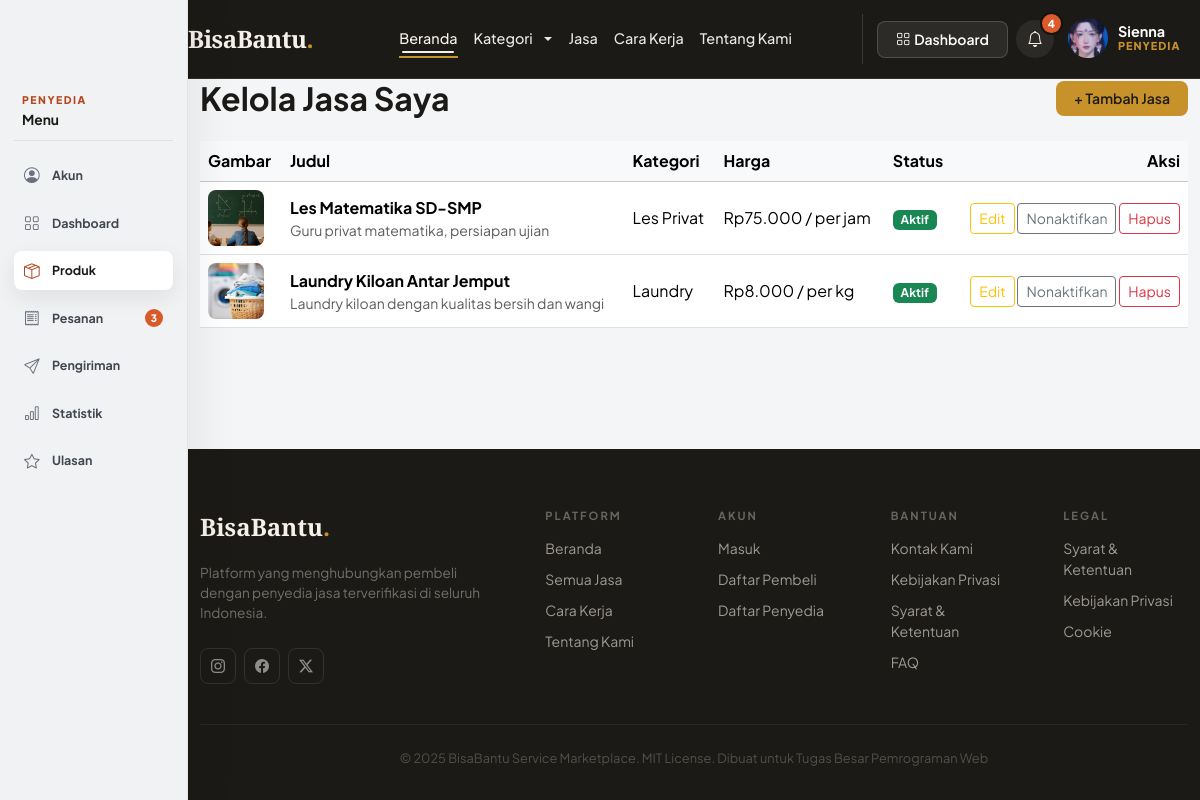
Page /index.php?page=provider_services (signed in) on the committed database.
### tables this page shows
CREATE TABLE `services` (
  `id` int NOT NULL AUTO_INCREMENT,
  `provider_id` int NOT NULL,
  `category_id` int NOT NULL,
  `title` varchar(200) NOT NULL,
  `description` text NOT NULL,
  `price` decimal(12,2) NOT NULL,
  `price_unit` varchar(20) DEFAULT 'per unit',
  `estimated_duration` varchar(50) DEFAULT NULL,
  `location` varchar(255) NOT NULL,
  `image` varchar(255) DEFAULT NULL,
  `is_active` tinyint(1) DEFAULT '1',
  `created_at` timestamp NOT NULL DEFAULT CURRENT_TIMESTAMP,
  `updated_at` timestamp NOT NULL DEFAULT CURRENT_TIMESTAMP ON UPDATE CURRENT_TIMESTAMP,
  PRIMARY KEY (`id`),
  KEY `provider_id` (`provider_id`),
  KEY `category_id` (`category_id`),
  CONSTRAINT `services_ibfk_1` FOREIGN KEY (`provider_id`) REFERENCES `users` (`id`) ON DELETE CASCADE,
  CONSTRAINT `services_ibfk_2` FOREIGN KEY (`category_id`) REFERENCES `categories` (`id`) ON DELETE RESTRICT
);

CREATE TABLE `categories` (
  `id` int NOT NULL AUTO_INCREMENT,
  `name` varchar(50) NOT NULL,
  `description` text,
  `created_at` timestamp NOT NULL DEFAULT CURRENT_TIMESTAMP,
  PRIMARY KEY (`id`)
);

### models/ServiceModel.php (called while the page is built, shortened)
<?php
class ServiceModel {
    private $pdo;
    public function __construct($pdo) {
        $this->pdo = $pdo;
    }
    public function getByProvider($provider_id) {
        $stmt = $this->pdo->prepare('
            SELECT s.*, c.name as category_name
            FROM services s
            JOIN categories c ON s.category_id = c.id
            WHERE s.provider_id = ?
            ORDER BY s.created_at DESC
        ');
        $stmt->execute([$provider_id]);
        return $stmt->fetchAll();
    }
}

### helpers/functions.php (called while the page is built, shortened)
<?php
function base_url($path = '') {
    $scheme = (!empty($_SERVER['HTTPS']) && $_SERVER['HTTPS'] !== 'off') ? 'https' : 'http';
    $host = $_SERVER['HTTP_HOST'] ?? 'localhost';
    $scriptDir = rtrim(dirname($_SERVER['SCRIPT_NAME']), '/\\');
    $base = $scheme . '://' . $host . $scriptDir;
    return rtrim($base, '/\\') . '/' . ltrim($path, '/\\');
}
function e($value) {
    return htmlspecialchars($value, ENT_QUOTES, 'UTF-8');
}
function format_rupiah($amount) {
    return 'Rp' . number_format((float) $amount, 0, ',', '.');
}

### views/penyedia/services.php (the view, shortened to what this page needs)
<?php
require_once __DIR__ . '/../../models/ServiceModel.php';
$serviceModel = new ServiceModel($pdo);
$services = $serviceModel->getByProvider($_SESSION['user']['id']);
?>
<div class="container">
    <div class="d-flex justify-content-between align-items-center gap-3 flex-wrap">
        <h2 class="fw-bold mb-0">Kelola Jasa Saya</h2>
        <button class="btn btn-primary-custom" data-bs-toggle="modal" data-bs-target="#addModal">+ Tambah Jasa</button>
    </div>
    <div class="table-responsive mt-4">
        <table class="table align-middle">
            <thead class="table-light">
                <tr>
                    <th>Gambar</th>
                    <th>Judul</th>
                    <th>Kategori</th>
                    <th>Harga</th>
                    <th>Status</th>
                    <th class="text-end">Aksi</th>
                </tr>
            </thead>
            <tbody>
                <?php if (empty($services)): ?>
                    <tr><td colspan="6" class="text-center text-muted py-4">Belum ada jasa. Tambahkan layanan pertama Anda.</td></tr>
                <?php else: ?>
                    <?php foreach ($services as $service): ?>
                        <?php $imagePath = $service['image'] ? 'assets/uploads/services/' . $service['image'] : ''; ?>
                        <tr>
                            <td>
                                <?php if ($imagePath && is_file(__DIR__ . '/../../' . $imagePath)): ?>
                                    <img src="<?= e(base_url($imagePath)) ?>" alt="<?= e($service['title']) ?>" style="width:56px;height:56px;object-fit:cover;border-radius:8px;">
                                <?php else: ?>
                                    <i class="bi bi-image fs-3 text-muted"></i>
                                <?php endif; ?>
                            </td>
                            <td>
                                <strong><?= e($service['title']) ?></strong>
                                <div class="small text-muted"><?= e(mb_strimwidth($service['description'], 0, 70, '...')) ?></div>
                            </td>
                            <td><?= e($service['category_name']) ?></td>
                            <td><?= e(format_rupiah($service['price'])) ?> / <?= e($service['price_unit']) ?></td>
                            <td>
                                <?php if ((int) $service['is_active'] === 1): ?>
                                    <span class="badge bg-success">Aktif</span>
                                <?php else: ?>
                                    <span class="badge bg-secondary">Nonaktif</span>
                                <?php endif; ?>
                            </td>
                            <td class="text-end">
                                <button class="btn btn-sm btn-outline-warning" data-bs-toggle="modal" data-bs-target="#editModal<?= (int) $service['id'] ?>">Edit</button>
                                <a class="btn btn-sm btn-outline-secondary" href="<?= base_url('index.php?page=service&action=toggle&id=' . (int) $service['id'] . '&status=' . ((int) $service['is_active'] === 1 ? 0 : 1)) ?>">
                                    <?= (int) $service['is_active'] === 1 ? 'Nonaktifkan' : 'Aktifkan' ?>
                                </a>
                                <a class="btn btn-sm btn-outline-danger" href="<?= base_url('index.php?page=service&action=delete&id=' . (int) $service['id']) ?>" onclick="return confirm('Hapus jasa ini?')">Hapus</a>
                            </td>
                        </tr>
                    <?php endforeach; ?>
                <?php endif; ?>
            </tbody>
        </table>
    </div>
</div>

### rows in the picture
services: image (picture), title "Les Matematika SD-SMP", description "Guru privat matematika, persiapan ujian", category.name "Les Privat", price "Rp75.000", price_unit "per jam", is_active "Aktif"
services: image (picture), title "Laundry Kiloan Antar Jemput", description "Laundry kiloan dengan kualitas bersih dan wangi", category.name "Laundry", price "Rp8.000", price_unit "per kg", is_active "Aktif"

### other values in the picture
count($unreadNotifications) "4"
$userName "Sienna"
$roleLabel "PENYEDIA"
$roleShortLabel "PENYEDIA"
$item['label'] "Akun"
$item['label'] "Dashboard"
$item['label'] "Produk"
$item['label'] "Pesanan"
$item['badge'] "3"
$item['label'] "Pengiriman"
$item['label'] "Statistik"
$item['label'] "Ulasan"
